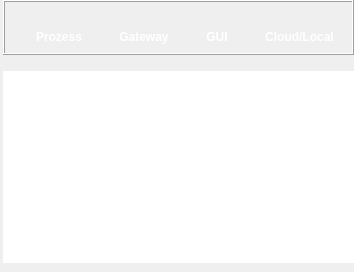
     <widget class="QFrame" name="data_fr">
      <property name="sizePolicy">
       <sizepolicy hsizetype="Preferred" vsizetype="Preferred">
        <horstretch>0</horstretch>
        <verstretch>0</verstretch>
       </sizepolicy>
      </property>
      <property name="frameShape">
       <enum>QFrame::NoFrame</enum>
      </property>
      <property name="frameShadow">
       <enum>QFrame::Raised</enum>
      </property>
      <layout class="QVBoxLayout" name="verticalLayout_2">
       <property name="leftMargin">
        <number>3</number>
       </property>
       <property name="topMargin">
        <number>0</number>
       </property>
       <property name="rightMargin">
        <number>0</number>
       </property>
       <property name="bottomMargin">
        <number>0</number>
       </property>
       <item>
        <widget class="QFrame" name="process_fr">
         <property name="maximumSize">
          <size>
           <width>16777215</width>
           <height>99</height>
          </size>
         </property>
         <property name="frameShape">
          <enum>QFrame::Box</enum>
         </property>
         <property name="frameShadow">
          <enum>QFrame::Raised</enum>
         </property>
         <layout class="QHBoxLayout" name="horizontalLayout_4">
          <property name="topMargin">
           <number>8</number>
          </property>
          <property name="bottomMargin">
           <number>9</number>
          </property>
          <item alignment="Qt::AlignHCenter">
           <widget class="QLabel" name="freq_send_ico">
            <property name="enabled">
             <bool>false</bool>
            </property>
            <property name="maximumSize">
             <size>
              <width>70</width>
              <height>60</height>
             </size>
            </property>
            <property name="styleSheet">
             <string notr="true"/>
            </property>
            <property name="text">
             <string/>
            </property>
            <property name="pixmap">
             <pixmap resource="icons/icons.qrc">:/icons/freq_co_ico.png</pixmap>
            </property>
            <property name="scaledContents">
             <bool>true</bool>
            </property>
           </widget>
          </item>
          <item alignment="Qt::AlignHCenter">
           <widget class="QFrame" name="machine_fr">
            <property name="frameShape">
             <enum>QFrame::NoFrame</enum>
            </property>
            <property name="frameShadow">
             <enum>QFrame::Raised</enum>
            </property>
            <layout class="QVBoxLayout" name="verticalLayout_12">
             <property name="topMargin">
              <number>0</number>
             </property>
             <property name="bottomMargin">
              <number>0</number>
             </property>
             <item alignment="Qt::AlignHCenter">
              <widget class="QLabel" name="machine_ico">
               <property name="enabled">
                <bool>false</bool>
               </property>
               <property name="maximumSize">
                <size>
                 <width>50</width>
                 <height>60</height>
                </size>
               </property>
               <property name="inputMethodHints">
                <set>Qt::ImhNone</set>
               </property>
               <property name="frameShape">
                <enum>QFrame::NoFrame</enum>
               </property>
               <property name="frameShadow">
                <enum>QFrame::Plain</enum>
               </property>
               <property name="midLineWidth">
                <number>0</number>
               </property>
               <property name="text">
                <string/>
               </property>
               <property name="textFormat">
                <enum>Qt::AutoText</enum>
               </property>
               <property name="pixmap">
                <pixmap resource="icons/icons.qrc">:/icons/wm_ico.png</pixmap>
               </property>
               <property name="scaledContents">
                <bool>true</bool>
               </property>
               <property name="margin">
                <number>0</number>
               </property>
               <property name="indent">
                <number>-1</number>
               </property>
              </widget>
             </item>
             <item>
              <widget class="QLabel" name="machine_lbl">
               <property name="minimumSize">
                <size>
                 <width>0</width>
                 <height>0</height>
                </size>
               </property>
               <property name="maximumSize">
                <size>
                 <width>16777215</width>
                 <height>16777215</height>
                </size>
               </property>
               <property name="font">
                <font>
                 <bold>true</bold>
                </font>
               </property>
               <property name="styleSheet">
                <string notr="true">color: rgb(255, 255, 255);</string>
               </property>
               <property name="text">
                <string>Prozess</string>
               </property>
               <property name="alignment">
                <set>Qt::AlignCenter</set>
               </property>
              </widget>
             </item>
            </layout>
           </widget>
          </item>
          <item alignment="Qt::AlignHCenter">
           <widget class="QLabel" name="tcp_connection_ico">
            <property name="enabled">
             <bool>false</bool>
            </property>
            <property name="minimumSize">
             <size>
              <width>0</width>
              <height>0</height>
             </size>
            </property>
            <property name="maximumSize">
             <size>
              <width>70</width>
              <height>60</height>
             </size>
            </property>
            <property name="toolTipDuration">
             <number>-1</number>
            </property>
            <property name="autoFillBackground">
             <bool>false</bool>
            </property>
            <property name="styleSheet">
             <string notr="true"/>
            </property>
            <property name="inputMethodHints">
             <set>Qt::ImhNone</set>
            </property>
            <property name="text">
             <string/>
            </property>
            <property name="textFormat">
             <enum>Qt::AutoText</enum>
            </property>
            <property name="pixmap">
             <pixmap resource="icons/icons.qrc">:/icons/tcp_co_ico.png</pixmap>
            </property>
            <property name="scaledContents">
             <bool>true</bool>
            </property>
            <property name="margin">
             <number>0</number>
            </property>
           </widget>
          </item>
          <item alignment="Qt::AlignHCenter">
           <widget class="QFrame" name="gateway_fr">
            <property name="frameShape">
             <enum>QFrame::NoFrame</enum>
            </property>
            <property name="frameShadow">
             <enum>QFrame::Raised</enum>
            </property>
            <layout class="QVBoxLayout" name="verticalLayout_13">
             <property name="topMargin">
              <number>0</number>
             </property>
             <property name="bottomMargin">
              <number>0</number>
             </property>
             <item alignment="Qt::AlignHCenter">
              <widget class="QLabel" name="gateway_ico">
               <property name="enabled">
                <bool>false</bool>
               </property>
               <property name="maximumSize">
                <size>
                 <width>55</width>
                 <height>16777215</height>
                </size>
               </property>
               <property name="text">
                <string/>
               </property>
               <property name="pixmap">
                <pixmap resource="icons/icons.qrc">:/icons/gateway_ico.png</pixmap>
               </property>
               <property name="scaledContents">
                <bool>true</bool>
               </property>
              </widget>
             </item>
             <item>
              <widget class="QLabel" name="gateway_lbl">
               <property name="minimumSize">
                <size>
                 <width>0</width>
                 <height>0</height>
                </size>
               </property>
               <property name="maximumSize">
                <size>
                 <width>16777215</width>
                 <height>16777215</height>
                </size>
               </property>
               <property name="font">
                <font>
                 <bold>true</bold>
                </font>
               </property>
               <property name="styleSheet">
                <string notr="true">color: rgb(255, 255, 255);</string>
               </property>
               <property name="text">
                <string>Gateway</string>
               </property>
               <property name="alignment">
                <set>Qt::AlignCenter</set>
               </property>
              </widget>
             </item>
            </layout>
           </widget>
          </item>
          <item>
           <widget class="QLabel" name="plus_ico">
            <property name="enabled">
             <bool>false</bool>
            </property>
            <property name="maximumSize">
             <size>
              <width>70</width>
              <height>60</height>
             </size>
            </property>
            <property name="text">
             <string/>
            </property>
            <property name="pixmap">
             <pixmap resource="icons/icons.qrc">:/icons/gui_co_ico.png</pixmap>
            </property>
            <property name="scaledContents">
             <bool>true</bool>
            </property>
           </widget>
          </item>
          <item>
           <widget class="QFrame" name="gui_fr">
            <property name="frameShape">
             <enum>QFrame::NoFrame</enum>
            </property>
            <property name="frameShadow">
             <enum>QFrame::Raised</enum>
            </property>
            <layout class="QVBoxLayout" name="verticalLayout_17">
             <property name="topMargin">
              <number>0</number>
             </property>
             <property name="bottomMargin">
              <number>0</number>
             </property>
             <item alignment="Qt::AlignHCenter">
              <widget class="QLabel" name="gui_ico">
               <property name="enabled">
                <bool>false</bool>
               </property>
               <property name="maximumSize">
                <size>
                 <width>55</width>
                 <height>16777215</height>
                </size>
               </property>
               <property name="text">
                <string/>
               </property>
               <property name="pixmap">
                <pixmap resource="icons/icons.qrc">:/icons/gui_ico.png</pixmap>
               </property>
               <property name="scaledContents">
                <bool>true</bool>
               </property>
              </widget>
             </item>
             <item>
              <widget class="QLabel" name="gui_lbl">
               <property name="enabled">
                <bool>true</bool>
               </property>
               <property name="maximumSize">
                <size>
                 <width>16777215</width>
                 <height>16777215</height>
                </size>
               </property>
               <property name="font">
                <font>
                 <bold>true</bold>
                </font>
               </property>
               <property name="styleSheet">
                <string notr="true">color: rgb(255, 255, 255);</string>
               </property>
               <property name="text">
                <string>GUI</string>
               </property>
               <property name="alignment">
                <set>Qt::AlignCenter</set>
               </property>
              </widget>
             </item>
            </layout>
           </widget>
          </item>
          <item>
           <widget class="QLabel" name="data_send_ico">
            <property name="enabled">
             <bool>false</bool>
            </property>
            <property name="maximumSize">
             <size>
              <width>70</width>
              <height>30</height>
             </size>
            </property>
            <property name="font">
             <font>
              <kerning>true</kerning>
             </font>
            </property>
            <property name="autoFillBackground">
             <bool>false</bool>
            </property>
            <property name="text">
             <string/>
            </property>
            <property name="pixmap">
             <pixmap resource="icons/icons.qrc">:/icons/co_ico.png</pixmap>
            </property>
            <property name="scaledContents">
             <bool>true</bool>
            </property>
           </widget>
          </item>
          <item>
           <widget class="QFrame" name="cloud_fr">
            <property name="frameShape">
             <enum>QFrame::NoFrame</enum>
            </property>
            <property name="frameShadow">
             <enum>QFrame::Raised</enum>
            </property>
            <layout class="QVBoxLayout" name="verticalLayout_14">
             <property name="topMargin">
              <number>0</number>
             </property>
             <property name="bottomMargin">
              <number>0</number>
             </property>
             <item alignment="Qt::AlignHCenter">
              <widget class="QLabel" name="cloud_ico">
               <property name="enabled">
                <bool>false</bool>
               </property>
               <property name="maximumSize">
                <size>
                 <width>80</width>
                 <height>16777215</height>
                </size>
               </property>
               <property name="text">
                <string/>
               </property>
               <property name="pixmap">
                <pixmap resource="icons/icons.qrc">:/icons/database_ico.png</pixmap>
               </property>
               <property name="scaledContents">
                <bool>true</bool>
               </property>
              </widget>
             </item>
             <item>
              <widget class="QLabel" name="cloud_lbl">
               <property name="minimumSize">
                <size>
                 <width>0</width>
                 <height>0</height>
                </size>
               </property>
               <property name="maximumSize">
                <size>
                 <width>16777215</width>
                 <height>16777215</height>
                </size>
               </property>
               <property name="font">
                <font>
                 <bold>true</bold>
                </font>
               </property>
               <property name="styleSheet">
                <string notr="true">color: rgb(255, 255, 255);</string>
               </property>
               <property name="text">
                <string>Cloud/Local</string>
               </property>
               <property name="alignment">
                <set>Qt::AlignCenter</set>
               </property>
              </widget>
             </item>
            </layout>
           </widget>
          </item>
         </layout>
        </widget>
       </item>
       <item>
        <widget class="QFrame" name="acce_diagram_fr">
         <property name="frameShape">
          <enum>QFrame::NoFrame</enum>
         </property>
         <property name="frameShadow">
          <enum>QFrame::Raised</enum>
         </property>
         <layout class="QVBoxLayout" name="verticalLayout_4">
          <property name="leftMargin">
           <number>0</number>
          </property>
          <property name="topMargin">
           <number>10</number>
          </property>
          <property name="rightMargin">
           <number>0</number>
          </property>
          <item>
           <widget class="QChartView" name="acce_chartView">
            <property name="sizePolicy">
             <sizepolicy hsizetype="Expanding" vsizetype="Expanding">
              <horstretch>0</horstretch>
              <verstretch>0</verstretch>
             </sizepolicy>
            </property>
            <property name="font">
             <font>
              <pointsize>22</pointsize>
             </font>
            </property>
            <property name="frameShape">
             <enum>QFrame::NoFrame</enum>
            </property>
            <property name="frameShadow">
             <enum>QFrame::Plain</enum>
            </property>
            <property name="verticalScrollBarPolicy">
             <enum>Qt::ScrollBarAsNeeded</enum>
            </property>
            <property name="horizontalScrollBarPolicy">
             <enum>Qt::ScrollBarAsNeeded</enum>
            </property>
            <property name="sizeAdjustPolicy">
             <enum>QAbstractScrollArea::AdjustIgnored</enum>
            </property>
            <property name="interactive">
             <bool>true</bool>
            </property>
           </widget>
          </item>
         </layout>
        </widget>
       </item>
      </layout>
     </widget>
